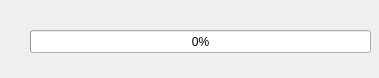
<?xml version="1.0" encoding="UTF-8"?>
<ui version="4.0">
 <class>SendDlg</class>
 <widget class="QDialog" name="SendDlg">
  <property name="geometry">
   <rect>
    <x>0</x>
    <y>0</y>
    <width>379</width>
    <height>78</height>
   </rect>
  </property>
  <property name="windowTitle">
   <string>发送进度</string>
  </property>
  <widget class="QProgressBar" name="progressBar">
   <property name="geometry">
    <rect>
     <x>30</x>
     <y>30</y>
     <width>341</width>
     <height>23</height>
    </rect>
   </property>
   <property name="value">
    <number>0</number>
   </property>
  </widget>
 </widget>
 <resources/>
 <connections/>
</ui>
